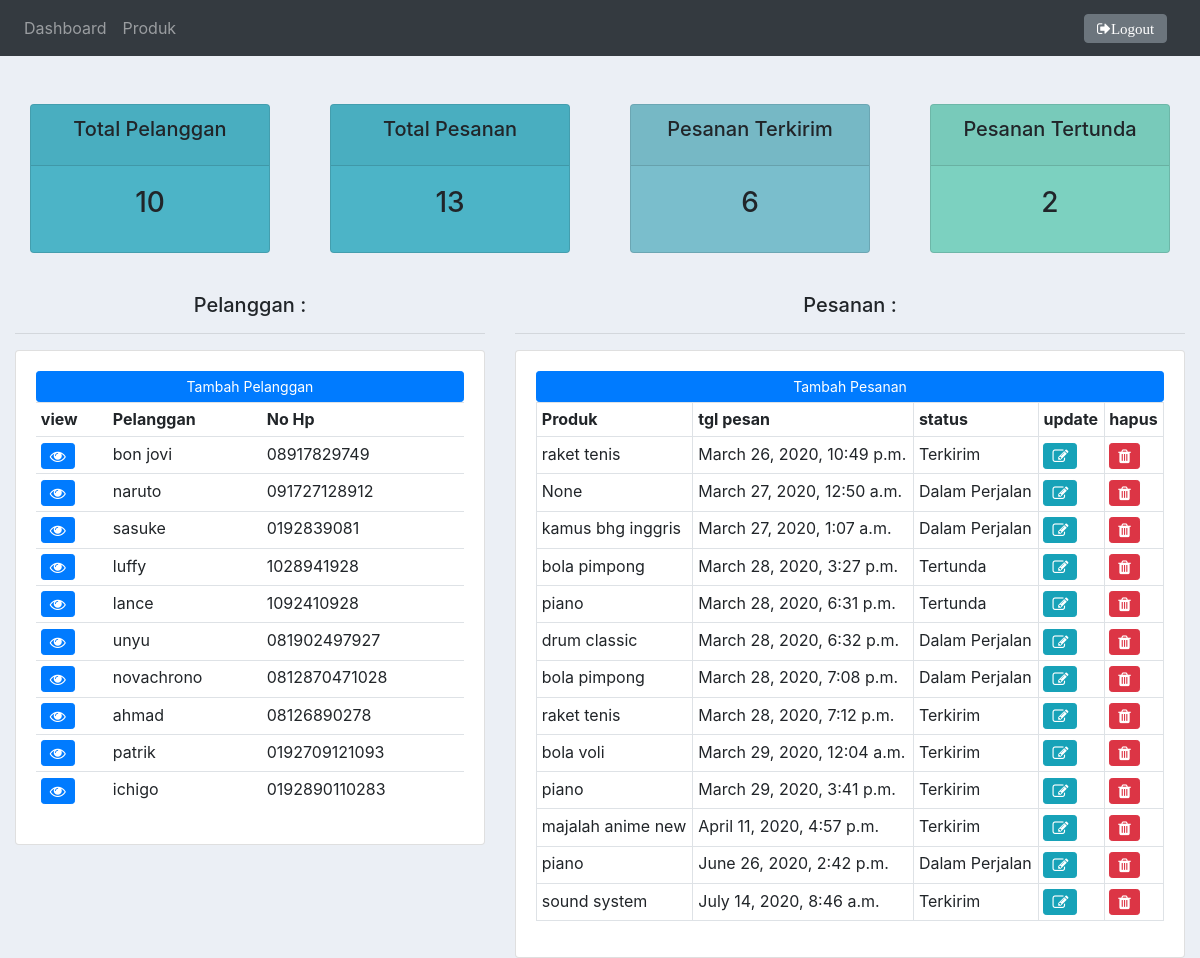
The app's page / (signed in) with its own data.
### crm/models.py (models this page shows, shortened)
class Pelanggan(models.Model):
    nama = models.CharField(max_length=100, null=True )
    no_hp = models.CharField(max_length=100, null=True)
    email = models.CharField(max_length=100, null=True)
    date_created = models.DateTimeField(auto_now_add=True, null= True)

class Pesanan(models.Model):
    STATUS = (
        ('Tertunda', 'Tertunda'),
        ('Terkirim', 'Terkirim'),
        ('Dalam Perjalan', 'Dalam Perjalan'),
    )
    pelanggan = models.ForeignKey (Pelanggan, null=True, on_delete=models.SET_NULL)
    produk = models.ForeignKey (Produk, null= True, on_delete=models.SET_NULL)
    date_created = models.DateTimeField (auto_now_add=True, null=True)
    status = models.CharField(max_length=20, null=True, choices=STATUS)

class Produk(models.Model):
    KATEGORI = (
        ('Olahraga', 'Olahraga'),
        ('Edukasi', 'Edukasi'),
        ('Hiburan','Hiburan'),
    )
    nama = models.CharField(max_length=50, null=True)
    harga = models.FloatField(null=True)
    kategori = models.CharField(max_length=20, null=True, choices=KATEGORI)
    deskripsi = models.CharField(max_length=20, null=True, blank=True)
    date_created = models.DateTimeField(auto_now_add=True,null=True)
    def __str__(self):
        return self.nama

### crm/views.py (the view)
# urls.py: 2. Add a URL to urlpatterns:  path('', views.home, name='home')
@login_required
def home (request):
    pesanan = Pesanan.objects.all()
    pelanggans = Pelanggan.objects.all()
    total_pelanggans = pelanggans.count()
    total_pesanan = pesanan.count()
    terkirim = pesanan.filter(status='Terkirim').count()
    tertunda = pesanan.filter(status='Tertunda').count()
    context = {'pesanan': pesanan, 'pelanggans':pelanggans,
    'total_pesanan': total_pesanan, 'terkirim': terkirim,
    'tertunda': tertunda, 'total_pelanggans':total_pelanggans}
    return render (request,'crm/dashboard.html',context)

### crm/templates/crm/dashboard.html
{% extends 'crm/main.html'%}
{% block content %}
{% include 'crm/status.html'%}
<br>
<div class="row">
    <div class="col-md-5">
        <h5 style="text-align: center;">Pelanggan :</h5>
        <hr>
        <div class="card card-body">
		    <a class="btn btn-primary  btn-sm btn-block" href="{% url 'tambah_pelanggan'%}">Tambah Pelanggan</a>
            <table class="table table-sm">
                <tr>
                    <th>view</th>
                    <th>Pelanggan</th>
                    <th>No Hp</th>
                </tr>
                {% for pelanggan in pelanggans %}
                    <tr>
                        <td><a class="btn btn-sm btn-primary fa fa-eye" href="{% url 'pelanggan' pelanggan.id %}"></a></td>
                        <td>{{pelanggan.nama}}</td>
                        <td>{{pelanggan.no_hp}}</td>
                    </tr>
                {% endfor %}
            </table>
        </div>
    </div>
    <div class="col-md-7">
        <h5 style="text-align: center;">Pesanan :</h5>
        <hr>
        <div class="card card-body">
            <a class="btn btn-primary btn-sm btn-block" href="{% url 'buatpesanan'%}">Tambah Pesanan</a>
            <table class="table table-sm table-bordered">
                <tr>
                    <th>Produk</th>
                    <th>tgl pesan</th>
                    <th>status</th>
                    <th>update</th>
                    <th>hapus</th>
                </tr>
                {% for pesanan in pesanan %}
                <tr>
                    <td>{{pesanan.produk}}</td>
                    <td>{{pesanan.date_created}}</td>
                    <td>{{pesanan.status}}</td>
					<td><a class="btn btn-sm btn-info fa fa-pencil-square-o" href="{% url 'update_pesanan' pesanan.id %}"></a></td>
					<td><a class="btn btn-sm btn-danger fa fa-trash" href="{% url 'delete_pesanan' pesanan.id %}" onclick="return confirm('hapus data ?')"></a></td>
                </tr>
                {% endfor %}
            </table>
        </div>
    </div>
</div>
{% endblock content %}

### crm/templates/crm/main.html (shortened to what this page needs)
{% load static %}
<!DOCTYPE html>
<html lang="en">
<head>
    <link rel="stylesheet" href="https://stackpath.bootstrapcdn.com/bootstrap/4.3.1/css/bootstrap.min.css">
    <link rel="stylesheet" type="text/css" href="{% static '/css/main.css' %}">
    <link rel="stylesheet"  href="https://cdn.datatables.net/1.10.20/css/dataTables.bootstrap4.min.css">
    <link rel="stylesheet"  href="https://cdn.datatables.net/1.10.20/css/jquery.dataTables.min.css">
    <link href="//maxcdn.bootstrapcdn.com/font-awesome/4.7.0/css/font-awesome.min.css" rel="stylesheet">
</head>
<body>
	{%  include 'crm/navbar.html' %}
    <br>
    <div class="container-fluid">
        {% block content %}
        {% endblock content %}
    </div>
</body>
</html>

### crm/templates/crm/navbar.html (shortened to what this page needs)
{% load static %}
<nav class="navbar navbar-expand-lg navbar-dark bg-dark">
  <div class="collapse navbar-collapse" id="navbarNav">
    <ul class="navbar-nav">
      <li class="nav-item ">
        <a class="nav-link" href="{% url 'home' %}">Dashboard</a>
      </li>
      <li class="nav-item">
        <a class="nav-link " href="{% url 'produk'%}">Produk</a>
      </li>
    </ul>
    <div class="collapse navbar-collapse justify-content-between" id="navbarCollapse">
      <div class="navbar-nav" style=" margin-left: 90%;">
        <a href="{% url 'logout' %}"><i class="btn btn-secondary fa fa-sign-out" style="font-size:15px">Logout</i></a>
      </div>
    </div>
  </div>
</nav>

### crm/templates/crm/status.html
<link href="//maxcdn.bootstrapcdn.com/font-awesome/4.7.0/css/font-awesome.min.css" rel="stylesheet">
<br>
<div class="row">
	<div class="col">
		<div class="col-md">
			<div class="card text-center text-black  mb-3" id="total-orders">
			  	<div class="card-header" >
					  <h5 class="card-title">Total Pelanggan</h5>
			  	</div>
			  	<div class="card-body">
			    	<h3 class="card-title">{{total_pelanggans}}</h3>
			  	</div>
			</div>
		</div>
	</div>
	<div class="col">
		<div class="col-md">
			<div class="card text-center text-black  mb-3" id="total-orders">
			  	<div class="card-header">
			  		<h5 class="card-title">Total Pesanan</h5>
			  	</div>
			  	<div class="card-body">
			    	<h3 class="card-title">{{total_pesanan}}</h3>
			  	</div>
			</div>
		</div>
	</div>
	<div class="col">
		<div class="col-md">
			<div class="card text-center text-black  mb-3" id="orders-delivered">
			  	<div class="card-header">
			  		<h5 class="card-title">Pesanan Terkirim</h5>
			  	</div>
			  	<div class="card-body">
			    	<h3 class="card-title">{{terkirim}}</h3>
			  	</div>
			</div>
		</div>
	</div>
	<div class="col">
		<div class="col-md">
			<div class="card text-center text-black  mb-3" id="orders-pending">
			  	<div class="card-header">
			  		<h5 class="card-title">Pesanan Tertunda</h5>
			  	</div>
			  	<div class="card-body">
			    	<h3 class="card-title">{{tertunda}}</h3>
			  	</div>
			</div>
		</div>
	</div>
</div>

### static/css/main.css (style rules this page uses)
body { background-color: #ebeff5; }
#total-orders { background-color: #4cb4c7; }
#orders-delivered { background-color: #7abecc; }
#orders-pending { background-color: #7CD1C0; }

### records on screen
Pelanggan: nama "bon jovi", no_hp "08917829749"
Pelanggan: nama "naruto", no_hp "091727128912"
Pelanggan: nama "sasuke", no_hp "0192839081"
Pelanggan: nama "luffy", no_hp "1028941928"
Pelanggan: nama "lance", no_hp "1092410928"
Pelanggan: nama "unyu", no_hp "081902497927"
Pelanggan: nama "novachrono", no_hp "0812870471028"
Pelanggan: nama "ahmad", no_hp "08126890278"
Pelanggan: nama "patrik", no_hp "0192709121093"
Pelanggan: nama "ichigo", no_hp "0192890110283"
Pesanan: produk "raket tenis", date_created "March 26, 2020, 10:49 p.m.", status "Terkirim"
Pesanan: produk "None", date_created "March 27, 2020, 12:50 a.m.", status "Dalam Perjalan"
Pesanan: produk "kamus bhg inggris", date_created "March 27, 2020, 1:07 a.m.", status "Dalam Perjalan"
Pesanan: produk "bola pimpong", date_created "March 28, 2020, 3:27 p.m.", status "Tertunda"
Pesanan: produk "piano", date_created "March 28, 2020, 6:31 p.m.", status "Tertunda"
Pesanan: produk "drum classic", date_created "March 28, 2020, 6:32 p.m.", status "Dalam Perjalan"
Pesanan: produk "bola pimpong", date_created "March 28, 2020, 7:08 p.m.", status "Dalam Perjalan"
Pesanan: produk "raket tenis", date_created "March 28, 2020, 7:12 p.m.", status "Terkirim"
Pesanan: produk "bola voli", date_created "March 29, 2020, 12:04 a.m.", status "Terkirim"
Pesanan: produk "piano", date_created "March 29, 2020, 3:41 p.m.", status "Terkirim"
Pesanan: produk "majalah anime new", date_created "April 11, 2020, 4:57 p.m.", status "Terkirim"
Pesanan: produk "piano", date_created "June 26, 2020, 2:42 p.m.", status "Dalam Perjalan"
Pesanan: produk "sound system", date_created "July 14, 2020, 8:46 a.m.", status "Terkirim"

### other values on screen
{{ total_pelanggans }} "10"
{{ total_pesanan }} "13"
{{ terkirim }} "6"
{{ tertunda }} "2"
